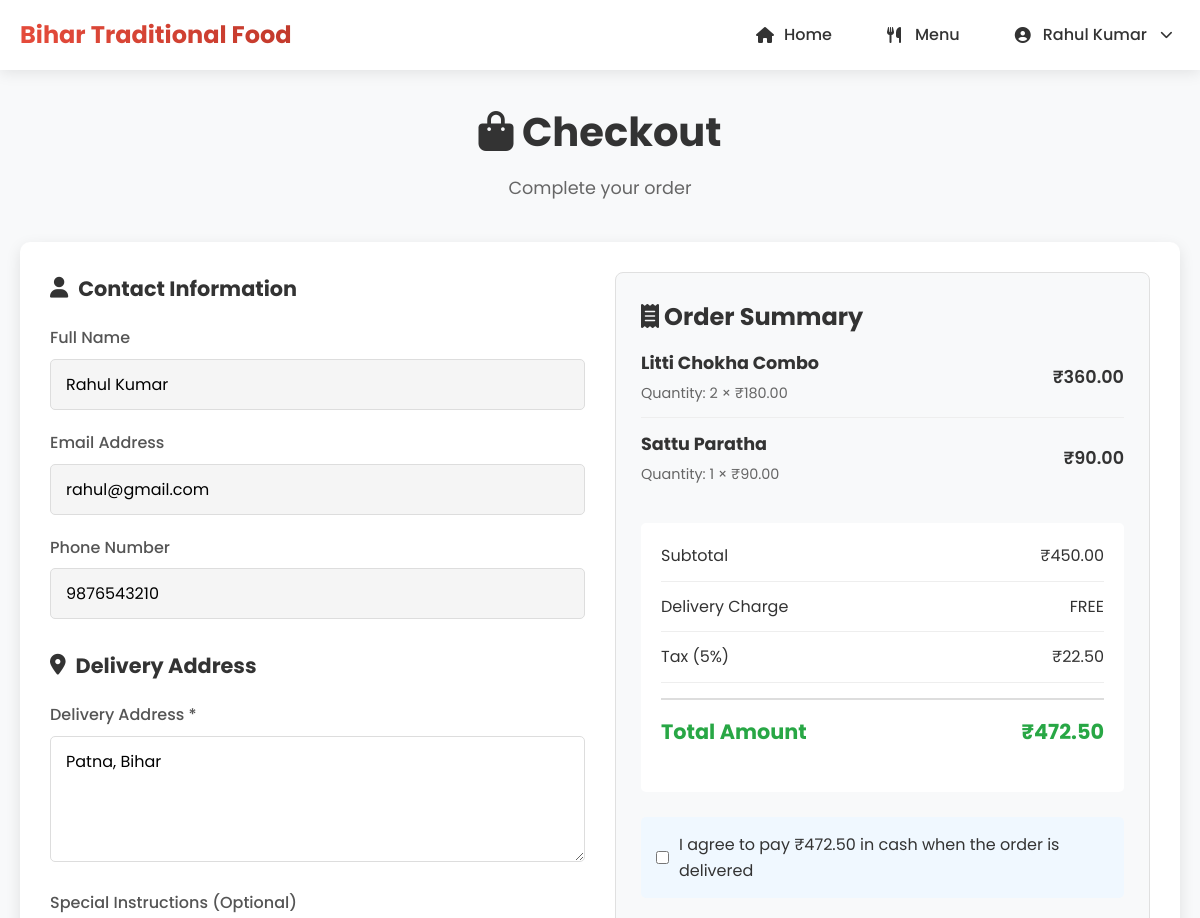
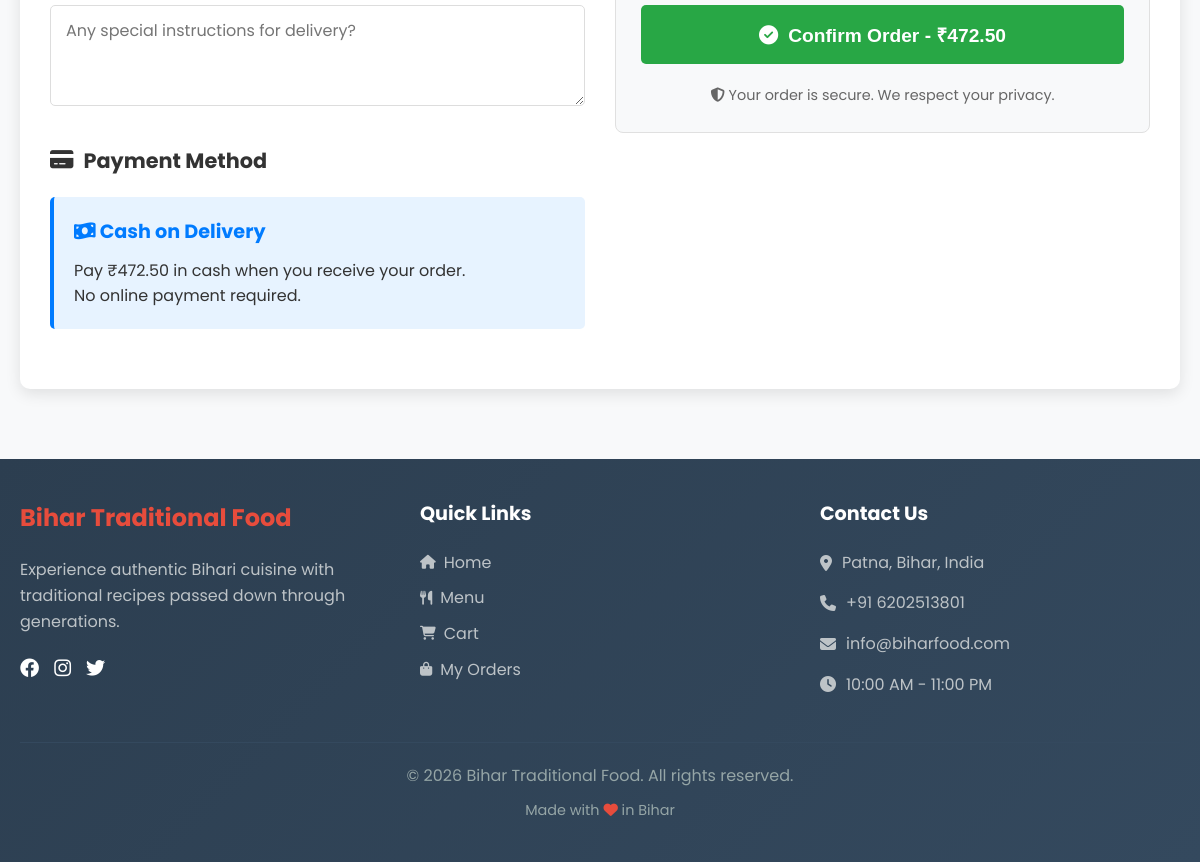
The page /users/checkout.php (signed in) on the database its author committed (2 pictures, top to bottom).
### tables this page shows
CREATE TABLE `users` (
  `id` int(11) NOT NULL,
  `name` varchar(100) NOT NULL,
  `email` varchar(100) NOT NULL,
  `password` varchar(255) NOT NULL,
  `phone` varchar(15) DEFAULT NULL,
  `address` text DEFAULT NULL,
  `role` enum('user','admin') DEFAULT 'user',
  `created_at` timestamp NOT NULL DEFAULT current_timestamp(),
  `updated_at` timestamp NOT NULL DEFAULT current_timestamp() ON UPDATE current_timestamp()
);

CREATE TABLE `cart` (
  `id` int(11) NOT NULL,
  `user_id` int(11) NOT NULL,
  `food_id` int(11) NOT NULL,
  `quantity` int(11) DEFAULT 1,
  `special_instructions` text DEFAULT NULL,
  `added_at` timestamp NOT NULL DEFAULT current_timestamp()
);

CREATE TABLE `foods` (
  `id` int(11) NOT NULL,
  `name` varchar(100) NOT NULL,
  `description` text DEFAULT NULL,
  `price` decimal(10,2) NOT NULL,
  `original_price` decimal(10,2) DEFAULT NULL,
  `category_id` int(11) DEFAULT NULL,
  `image_path` varchar(255) DEFAULT NULL,
  `is_available` tinyint(1) DEFAULT 1,
  `is_featured` tinyint(1) DEFAULT 0,
  `is_popular` tinyint(1) DEFAULT 0,
  `preparation_time` int(11) DEFAULT NULL COMMENT 'In minutes',
  `calories` int(11) DEFAULT NULL,
  `ingredients` text DEFAULT NULL,
  `display_order` int(11) DEFAULT 0,
  `created_at` timestamp NOT NULL DEFAULT current_timestamp(),
  `updated_at` timestamp NOT NULL DEFAULT current_timestamp() ON UPDATE current_timestamp()
);

### users/checkout.php (the view, shortened to what this page needs)
<?php
$userId = $_SESSION['user_id'];
$conn = getDBConnection();
$userQuery = "SELECT * FROM users WHERE id = $userId";
$userResult = mysqli_query($conn, $userQuery);
$user = mysqli_fetch_assoc($userResult);
$cartQuery = "SELECT c.*, f.name, f.price FROM cart c
              JOIN foods f ON c.food_id = f.id
              WHERE c.user_id = $userId";
$cartResult = mysqli_query($conn, $cartQuery);
$cartItems = [];
$subtotal = 0;
while ($item = mysqli_fetch_assoc($cartResult)) {
    $item['subtotal'] = $item['price'] * $item['quantity'];
    $subtotal += $item['subtotal'];
    $cartItems[] = $item;
}
$delivery_charge = $subtotal > 300 ? 0 : 40;
$tax_amount = $subtotal * GST_RATE;
$discount_amount = 0;
$total_price = $subtotal + $delivery_charge + $tax_amount - $discount_amount;
?>
<!DOCTYPE html>
<html lang="en">
<head>
    <link rel="stylesheet" href="../assets/css/style.css">
    <link rel="stylesheet" href="https://cdnjs.cloudflare.com/ajax/libs/font-awesome/6.4.0/css/all.min.css">
</head>
<body>
    <?php include '../includes/header.php'; ?>
    <div class="checkout-container">
        <div class="checkout-header">
            <h1><i class="fas fa-shopping-bag"></i> Checkout</h1>
            <p>Complete your order</p>
        </div>
        <form method="POST" class="checkout-form" id="checkoutForm">
            <div class="checkout-content">
                <div class="checkout-left">
                    <div class="checkout-section">
                        <h2><i class="fas fa-user"></i> Contact Information</h2>
                        <div class="form-group">
                            <label>Full Name</label>
                            <input type="text" value="<?php echo htmlspecialchars($user['name']); ?>" readonly>
                        </div>
                        <div class="form-group">
                            <label>Email Address</label>
                            <input type="email" value="<?php echo htmlspecialchars($user['email']); ?>" readonly>
                        </div>
                        <div class="form-group">
                            <label>Phone Number</label>
                            <input type="tel" value="<?php echo htmlspecialchars($user['phone'] ?? 'Not provided'); ?>" readonly>
                        </div>
                    </div>
                    <div class="checkout-section">
                        <h2><i class="fas fa-map-marker-alt"></i> Delivery Address</h2>
                        <div class="form-group">
                            <label for="delivery_address">Delivery Address *</label>
                            <textarea id="delivery_address" name="delivery_address" rows="4" required
                                      placeholder="Enter your complete delivery address including house number, street, area, city, and PIN code"><?php
                                      echo htmlspecialchars($user['address'] ?? ''); ?></textarea>
                        </div>
                        <div class="form-group">
                            <label for="notes">Special Instructions (Optional)</label>
                            <textarea id="notes" name="notes" rows="3"
                                      placeholder="Any special instructions for delivery?"></textarea>
                        </div>
                    </div>
                    <div class="checkout-section">
                        <h2><i class="fas fa-credit-card"></i> Payment Method</h2>
                        <div class="payment-info">
                            <h3><i class="fas fa-money-bill-wave"></i> Cash on Delivery</h3>
                            <p>Pay ₹<?php echo number_format($total_price, 2); ?> in cash when you receive your order.</p>
                            <p>No online payment required.</p>
                        </div>
                    </div>
                </div>
                <div class="checkout-right">
                    <div class="order-summary">
                        <h2><i class="fas fa-receipt"></i> Order Summary</h2>
                        <div class="order-items">
                            <?php foreach ($cartItems as $item): ?>
                            <div class="order-item">
                                <div class="order-item-info">
                                    <h4><?php echo htmlspecialchars($item['name']); ?></h4>
                                    <p>Quantity: <?php echo $item['quantity']; ?> × ₹<?php echo number_format($item['price'], 2); ?></p>
                                </div>
                                <div class="order-item-price">
                                    ₹<?php echo number_format($item['subtotal'], 2); ?>
                                </div>
                            </div>
                            <?php endforeach; ?>
                        </div>
                        <div class="order-totals">
                            <div class="total-row">
                                <span>Subtotal</span>
                                <span>₹<?php echo number_format($subtotal, 2); ?></span>
                            </div>
                            <div class="total-row">
                                <span>Delivery Charge</span>
                                <span><?php echo $delivery_charge == 0 ? 'FREE' : '₹' . number_format($delivery_charge, 2); ?></span>
                            </div>
                            <div class="total-row">
                                <span>Tax (5%)</span>
                                <span>₹<?php echo number_format($tax_amount, 2); ?></span>
                            </div>
                            <div class="total-row grand-total">
                                <span><strong>Total Amount</strong></span>
                                <span><strong>₹<?php echo number_format($total_price, 2); ?></strong></span>
                            </div>
                        </div>
                        <div class="terms-agreement">
                            <label>
                                <input type="checkbox" required id="termsCheckbox">
                                I agree to pay ₹<?php echo number_format($total_price, 2); ?> in cash when the order is delivered
                            </label>
                        </div>
                        <button type="submit" class="btn-place-order">
                            <i class="fas fa-check-circle"></i> Confirm Order - ₹<?php echo number_format($total_price, 2); ?>
                        </button>
                        <div class="secure-checkout">
                            <i class="fas fa-shield-alt"></i>
                            <span>Your order is secure. We respect your privacy.</span>
                        </div>
                    </div>
                </div>
            </div>
        </form>
    </div>
    <?php include '../includes/footer.php'; ?>
</body>
</html>

### assets/css/style.css (style rules this page uses)
* { margin: 0; padding: 0; box-sizing: border-box; }
body { font-family: 'Poppins', sans-serif; line-height: 1.6; color: #333; background-color: #f9f9f9; }
.form-group { margin-bottom: 20px; }
.form-group label { display: block; margin-bottom: 8px; color: #555; font-weight: 500; }
.form-group input, .form-group textarea, .form-group select { width: 100%; padding: 12px 15px; border: 1px solid #ddd; border-radius: 5px; font-family: 'Poppins', sans-serif; font-size: 1rem; }

### users/checkout.php (style rules this page uses)
body { font-family: 'Segoe UI', Tahoma, Geneva, Verdana, sans-serif; background: #f8f9fa; margin: 0; padding: 0; }
.checkout-container { max-width: 1200px; margin: 100px auto 50px; padding: 0 20px; }
.checkout-header { text-align: center; margin-bottom: 40px; }
.checkout-header h1 { font-size: 2.5rem; color: #333; margin-bottom: 10px; }
.checkout-header p { color: #666; font-size: 1.1rem; }
.checkout-form { background: white; border-radius: 10px; box-shadow: 0 5px 15px rgba(0,0,0,0.1); overflow: hidden; }
.checkout-content { display: grid; grid-template-columns: 1fr 1fr; gap: 30px; padding: 30px; }
.checkout-section { margin-bottom: 30px; }
.checkout-section h2 { color: #333; margin-bottom: 20px; font-size: 1.3rem; display: flex; align-items: center; gap: 10px; }
.form-group { margin-bottom: 20px; }
.form-group label { display: block; margin-bottom: 8px; color: #555; font-weight: 500; }
.form-group input, .form-group textarea { width: 100%; padding: 12px 15px; border: 1px solid #ddd; border-radius: 5px; font-family: inherit; font-size: 1rem; }
.form-group input:read-only { background: #f5f5f5; cursor: not-allowed; }
.form-group textarea { resize: vertical; min-height: 100px; }
.payment-info { background: #e7f3ff; padding: 20px; border-radius: 5px; border-left: 4px solid #007bff; }
.payment-info h3 { color: #007bff; margin-bottom: 10px; font-size: 1.2rem; }
.order-summary { background: #f8f9fa; padding: 25px; border-radius: 8px; border: 1px solid #e0e0e0; }
.order-items { margin-bottom: 25px; }
.order-item { display: flex; justify-content: space-between; align-items: center; padding: 12px 0; border-bottom: 1px solid #eee; }
.order-item:last-child { border-bottom: none; }
.order-item-info h4 { color: #333; margin-bottom: 5px; font-size: 1.1rem; }
.order-item-info p { color: #666; font-size: 0.9rem; margin: 0; }
.order-item-price { color: #333; font-weight: 600; font-size: 1.1rem; }
.order-totals { background: white; padding: 20px; border-radius: 5px; margin-bottom: 25px; }
.total-row { display: flex; justify-content: space-between; align-items: center; margin-bottom: 12px; padding-bottom: 12px; border-bottom: 1px solid #eee; }
.total-row:last-child { border-bottom: none; }
.grand-total { font-size: 1.3rem; font-weight: 700; color: #28a745; padding-top: 15px; margin-top: 15px; border-top: 2px solid #ddd; }
.terms-agreement { margin: 25px 0; padding: 15px; background: #f0f8ff; border-radius: 5px; }
.terms-agreement label { display: flex; align-items: center; gap: 10px; color: #333; cursor: pointer; }
.btn-place-order { width: 100%; padding: 16px; background: #28a745; color: white; border: none; border-radius: 5px; font-size: 1.2rem; font-weight: 600; cursor: pointer; display: flex; align-items: center; justify-content: center; gap: 10px; transition: background 0.3s; }
.secure-checkout { text-align: center; margin-top: 20px; color: #666; font-size: 0.9rem; }

### includes/header.php (style rules this page uses)
* { margin: 0; padding: 0; box-sizing: border-box; }
body { font-family: 'Poppins', sans-serif; line-height: 1.6; color: #333; background-color: #f8f9fa; min-height: 100vh; display: flex; flex-direction: column; }
body { margin: 0; padding: 0; }

### rows shown on the page
users: name "Rahul Kumar", email "rahul@gmail.com", phone "9876543210", delivery_address "Patna, Bihar"
cart: food.name "Litti Chokha Combo", quantity "2", food.price "180.00", subtotal "360.00"
cart: food.name "Sattu Paratha", quantity "1", food.price "90.00", subtotal "90.00"

### other values the page prints
$_SESSION['user_name'] "Rahul Kumar"
$total_price "472.50"
$subtotal "450.00"
$tax_amount "22.50"
